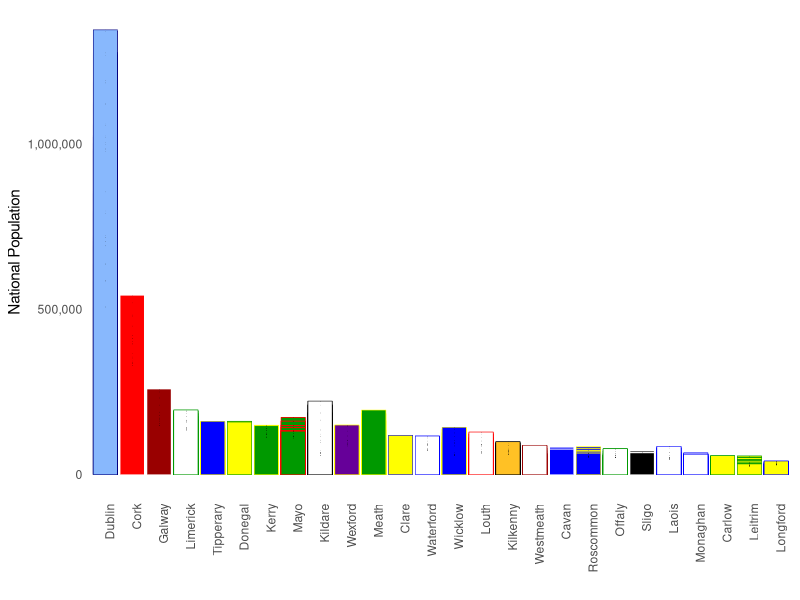

The R script that drew this image: (Note: this script raises an error after producing the figure.)
library(readr)
library(tidyr)
library(dplyr)
library(ggplot2)
library(gganimate)
library(tweenr)
library(scales)

popData <- read_csv("pop/censusPop1926_2016.csv")

national <- tidyPopData <- read_csv("pop/censusPop1926_2016.csv") %>% 
    gather(year, population, 2:18) %>%
    group_by(year) %>% 
    summarise(natPop = sum(population))
    
tidyPopData <- read_csv("pop/censusPop1926_2016.csv") %>% 
    gather(year, population, 2:18) %>%
    mutate(county = ifelse(county %in% c("North Tipperary", "South Tipperary"), 
                           "Tipperary",
                           county),
           county = as.factor(county),
           year = as.factor(year)) %>% 
    group_by(county, year) %>% 
    summarise(population = sum(population)) %>% 
    left_join(national, by = "year") %>% 
    mutate(popProp = population / natPop)

countyColours <- read_csv("pop/countyColours.csv")

fill <- setNames(as.character(countyColours$fill), countyColours$county)
line <- setNames(as.character(countyColours$line), countyColours$county)

years <- unique(tidyPopData$year)

pop_edit <- tidyPopData %>% 
    arrange(county, year) %>% 
    mutate(year = as.numeric(year)) %>% 
    select(population, year, county) %>%
    rename(y = population, time = year, id = county) %>%
    mutate(ease = "linear")

pop_tween <- tween_elements(pop_edit, "time", "id", "ease", nframes = 300)

pop_tween <- pop_tween %>%
    mutate(year = round(time), county = .group)

tidyPopData <- tidyPopData %>% 
    mutate(year = as.numeric(year))

pop_tween <- inner_join(pop_tween, tidyPopData)

p <- pop_tween %>% 
    #filter(year == i) %>%
    transform(county = reorder(county, -population)) %>%
    ggplot(aes(county, y, colour = county, fill = county, frame = .frame)) +
    geom_bar(stat = "identity", position = "identity", size = 0.2) +
    geom_text(aes(label = year), colour = "black", size = 0.1) +
    scale_fill_manual(name = "county", values = fill) +
    scale_colour_manual(name = "county", values = line) +
    scale_y_continuous(labels = comma) +
    labs(x = "", y = "National Population") +
    theme_minimal() +
    theme(axis.text.x = element_text(angle = 90, hjust = 1),
          legend.position="none",
          panel.background = element_blank(),
          panel.grid = element_blank(),
          plot.title = element_text(size = 20))
    
    
gganimate(p, title_frame = FALSE, interval = 0.2)

# saveHTML({
#     for (i in years) 
#     {
#         p <- tidyPopData %>% 
#             filter(year == i) %>% 
#             transform(county = reorder(county, -popProp)) %>% 
#             ggplot(aes(county, popProp, fill = county, colour = county, frame = year)) +
#             geom_bar(stat = "identity", size = 0.2) +
#             scale_fill_manual(name = "county", values = fill) +
#             scale_colour_manual(name = "county", values = line) +
#             scale_y_continuous(limits = c(0, 0.3), labels = percent) +
#             labs(x = "", y = "Proportion of National Population") +
#             theme_minimal() +
#             theme(axis.text.x = element_text(angle = 90, hjust = 1), 
#                   legend.position="none",
#                   panel.background = element_blank(),
#                   panel.grid = element_blank(),
#                   plot.title = element_text(size = 20)) +
#             ggtitle(i) 
#         print(p)
#         
#     }},
#     
#     img.name = "anim_plot", imgdir = "anim_dir", htmlfile = "anim.html", 
#     autobrowse = FALSE, title = "County Population Changes", verbose = FALSE, 
#     interval = 1, ani.width = 800, ani.height = 600
# )
# 
# graphics.off()
#     
